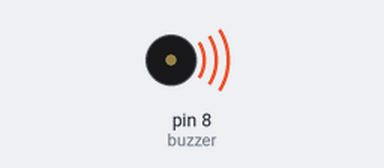
Simulated run of this sketch. Board: Arduino Uno, built with avr-gcc and run on an emulated ATmega328P. Parts: buzzer (waves = sounding).

Above: at 0.1 s.
At 20.6 s:
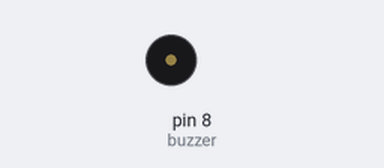
Timing chart, 0 to 22.1 s (numbered marks = the images above):
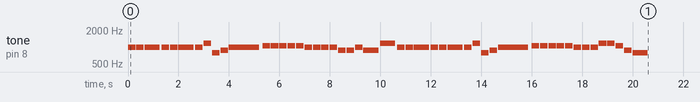

The sketch:

JINGLE.BELLS_array.ino
```cpp
// notes frequency
#define DO2 1046.5
#define DO 523.25
#define SOL 783.99
#define LA 880
#define SI 987.77
#define RE2 1174.66
#define SILENCIO 0

// notes tempos
#define CORCHEA 8
#define NEGRA 4
#define BLANCA 2
#define REDONDA 1

int tempo = 180; // tempo de la cancion, baria entre cancion mas rapida o mas lenta

int buzzer = 8; // punto donde el altaboz se conecta en el rduino

int melody[] = { // [] muestra que algo es un array
//first line
SI,NEGRA,SI,NEGRA,SI,BLANCA,SI,NEGRA,SI,NEGRA,SI,BLANCA,SI,NEGRA,RE2,NEGRA,SOL,NEGRA,LA,NEGRA,SI,REDONDA,
//second line
DO2,NEGRA,DO2,NEGRA,DO2,NEGRA,DO2,NEGRA,DO2,NEGRA,SI,NEGRA,SI,NEGRA,SI,NEGRA,SI,NEGRA,LA,NEGRA,LA,NEGRA,SI,NEGRA,LA,BLANCA,RE2,BLANCA,
//third line
SI,NEGRA,SI,NEGRA,SI,BLANCA,SI,NEGRA,SI,NEGRA,SI,BLANCA,SI,NEGRA,RE2,NEGRA,SOL,NEGRA,LA,NEGRA,SI,REDONDA,
//fourth line
DO2,NEGRA,DO2,NEGRA,DO2,NEGRA,DO2,NEGRA,DO2,NEGRA,SI,NEGRA,SI,NEGRA,SI,NEGRA,RE2,NEGRA,RE2,NEGRA,DO2,NEGRA,LA,NEGRA,SOL,BLANCA,SILENCIO,BLANCA
};

int notes = sizeof(melody) / sizeof(melody[0]) / 2; // all notes

int wholenote = (60000 * 4) / tempo; // calculates whole note duration

int divider = 0, noteDuration = 0;

void setup() {
  // iterate over the notes of the melody.
  // Remember, the array is twice the number of notes (notes + durations)
  for (int thisNote = 0; thisNote < notes * 2; thisNote = thisNote + 2) {

    // calculates the duration of each note
    divider = melody[thisNote + 1];
    if (divider > 0) {
      // regular note, just proceed
      noteDuration = (wholenote) / divider;
    } else if (divider < 0) {
      // dotted notes are represented with negative durations!!
      noteDuration = (wholenote) / abs(divider);
      noteDuration *= 1.5; // increases the duration in half for dotted notes
    }

    // we only play the note for 90% of the duration, leaving 10% as a pause
    tone(buzzer, melody[thisNote], noteDuration * 0.9);

    // Wait for the specief duration before playing the next note.
    delay(noteDuration);

    // stop the waveform generation before the next note.
    noTone(buzzer);
  }
}


void loop() {
  // put your main code here, to run repeatedly:

}
```
